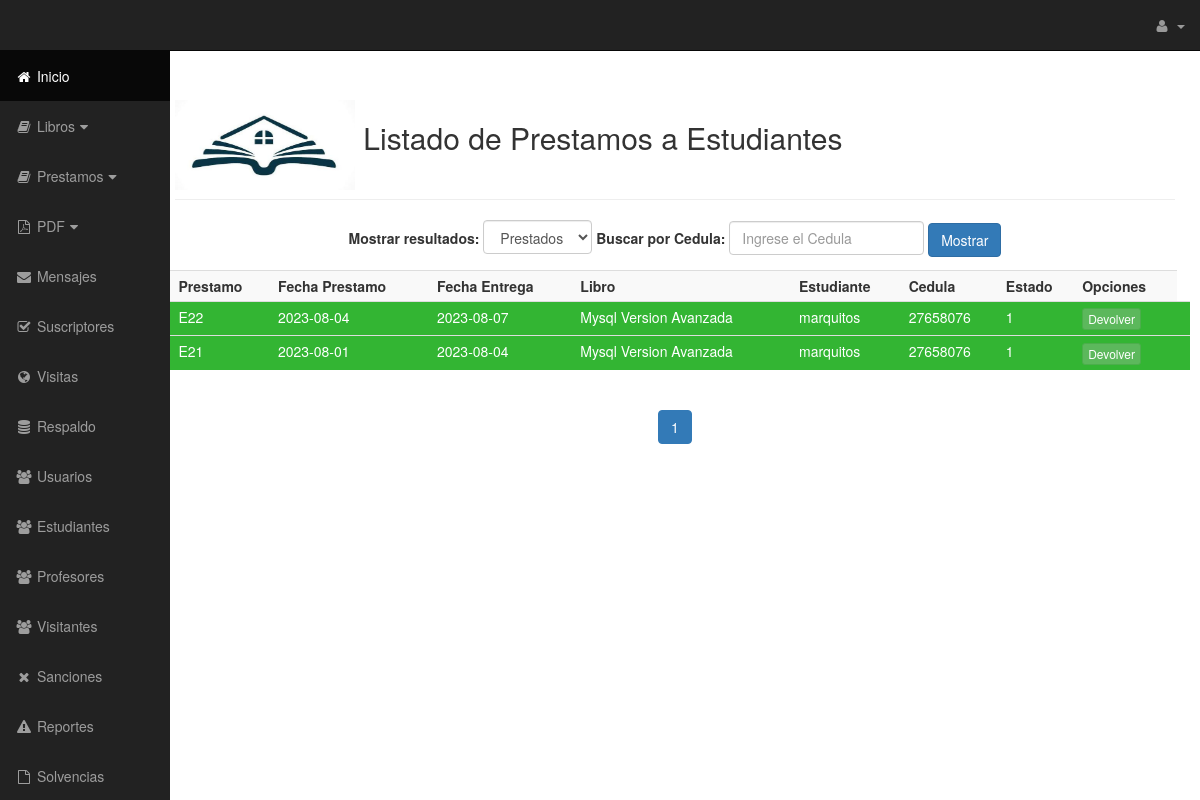
Page /admin/Lista_prestamos_libros.php (signed in) on the committed database.
### tables this page shows
CREATE TABLE `prestamo_libro` (
  `id_prestamo` int(100) NOT NULL AUTO_INCREMENT,
  `fecha_prestamo` date NOT NULL,
  `fecha_entrega` date NOT NULL,
  `id_libro` int(10) NOT NULL,
  `id_usuario_estudiante` int(10) NOT NULL,
  `estado` int(10) NOT NULL,
  PRIMARY KEY (`id_prestamo`),
  KEY `id_libro` (`id_libro`),
  KEY `id_usuario_estudiante` (`id_usuario_estudiante`),
  CONSTRAINT `prestamo_libro_ibfk_1` FOREIGN KEY (`id_libro`) REFERENCES `libros` (`id_libro`),
  CONSTRAINT `prestamo_libro_ibfk_2` FOREIGN KEY (`id_usuario_estudiante`) REFERENCES `usuario_estudiante` (`id_usuario_estudiante`)
);

CREATE TABLE `libros` (
  `id_libro` int(10) NOT NULL AUTO_INCREMENT,
  `foto` varchar(50) DEFAULT NULL,
  `nombre` varchar(255) NOT NULL,
  `descripcion` varchar(255) NOT NULL,
  `disponible` varchar(2) NOT NULL,
  `id_categoria` int(10) NOT NULL,
  `id_subcategoria` int(10) NOT NULL,
  `id_proveedor` int(10) NOT NULL,
  `fecha_ingreso` date DEFAULT NULL,
  `url_descarga` varchar(250) DEFAULT NULL,
  PRIMARY KEY (`id_libro`),
  KEY `id_categoria` (`id_categoria`),
  KEY `id_proveedor` (`id_proveedor`),
  CONSTRAINT `libros_ibfk_1` FOREIGN KEY (`id_categoria`) REFERENCES `categorias` (`id_categoria`),
  CONSTRAINT `libros_ibfk_2` FOREIGN KEY (`id_proveedor`) REFERENCES `proveedor` (`id_proveedor`)
);

CREATE TABLE `usuario_estudiante` (
  `id_usuario_estudiante` int(10) NOT NULL AUTO_INCREMENT,
  `carnet` varchar(15) NOT NULL,
  `nombre` varchar(40) NOT NULL,
  `apellidos` varchar(40) NOT NULL,
  `email` varchar(30) NOT NULL,
  `anio` varchar(10) NOT NULL,
  `carrera` varchar(30) NOT NULL,
  PRIMARY KEY (`id_usuario_estudiante`)
);

### admin/Lista_prestamos_libros.php (the view, shortened to what this page needs)
<?php
include("conexion.php");
if (isset($_SESSION['user'])) { ?>
    <!DOCTYPE html>
    <html lang="en">
    <head>
        <link href="css/bootstrap.min.css" rel="stylesheet">
        <link href="css/sb-admin.css" rel="stylesheet">
        <link href="css/morris.css" rel="stylesheet">
        <link href="font-awesome/css/font-awesome.min.css" rel="stylesheet" type="text/css">
    </head>
    <body>
        <?php include('navegacion.php'); ?>
        <div id="page-wrapper">
            <div class="container-fluid">
                <div class="row">
                    <div class="col-lg-12">
                        <h2 class="page-header">
                            <small><img src="images/logo1.jpeg" width=180px height=90px></small> Listado de Prestamos a Estudiantes
                        </h2>
                    </div>
                </div>
                <div class='row'>
                    <div align="center">
                        <section style="text-align: center;">
                            <form method="post" action="">
                                <label for="estado"><b>Mostrar resultados:</b></label>
                                <div class="form-group" style="display: inline-block;">
                                    <select name="estado" id="estado" class="form-control">
                                        <option value="1">Prestados</option>
                                    </select>
                                </div>
                                <label for="carnet"><b>Buscar por Cedula:</b></label>
                                <div class="form-group" style="display: inline-block;">
                                    <input type="text" name="carnet" id="carnet" class="form-control" placeholder="Ingrese el Cedula">
                                </div>
                                <input type="submit" value="Mostrar" class="btn btn-primary">
                            </form>
                        </section>
                        <?php
                        $query_total = "SELECT COUNT(*) AS total FROM prestamo_libro";
                        $resultado_total = mysqli_query($con, $query_total) or die(mysqli_error($con));
                        $fila_total = mysqli_fetch_assoc($resultado_total);
                        $total_registros = $fila_total['total'];
                        $registros_por_pagina = 10;
                        $total_paginas = ceil($total_registros / $registros_por_pagina);
                        $pagina_actual = isset($_GET['pagina']) ? $_GET['pagina'] : 1;
                        $inicio = ($pagina_actual - 1) * $registros_por_pagina;
                        $query = "SELECT prestamo_libro.id_prestamo AS prestamo, libros.disponible AS disponible, prestamo_libro.fecha_prestamo AS fecha1, prestamo_libro.fecha_entrega AS fecha2,
                libros.nombre AS nombre, usuario_estudiante.nombre AS estudiante, usuario_estudiante.carnet AS carnet,
                prestamo_libro.estado AS estado
                FROM prestamo_libro
                INNER JOIN libros ON prestamo_libro.id_libro = libros.id_libro
                INNER JOIN usuario_estudiante ON prestamo_libro.id_usuario_estudiante = usuario_estudiante.id_usuario_estudiante";
                        $query .= " ORDER BY prestamo_libro.estado DESC LIMIT $inicio, $registros_por_pagina";
                        $registro = mysqli_query($con, $query) or die(mysqli_error($con));
                        echo '<table width="900" class="table table-striped table-condensed table-hover">
                    <tr>
                        <th></th>
                        <th>Prestamo</th>
                        <th>Fecha Prestamo</th>
                        <th>Fecha Entrega</th>
                        <th>Libro</th>
                        <th>Estudiante</th>
                        <th>Cedula</th>
                        <th>Estado</th>
                        <th>Opciones</th>
                    </tr>';
                        if (mysqli_num_rows($registro) > 0) {
                            while ($registro2 = mysqli_fetch_assoc($registro)) {
                                $estado = $registro2['estado'];
                                echo '<tr';
                                switch ($estado) {
                                    case 1:
                                        echo ' style="background:rgba(0, 163, 0, 0.8); color:white;"';
                                        break;
                                }
                                echo '>
                                    <td> </td>
                                    <td>' . "E" . $registro2['prestamo'] . '</td>
                                    <td>' . $registro2['fecha1'] . '</td>
                                    <td>' . $registro2['fecha2'] . '</td>
                                    <td>' . $registro2['nombre'] . '</td>
                                    <td>' . $registro2['estudiante'] . '</td>
                                    <td>' . $registro2['carnet'] . '</td>
                                    <td>' . $registro2['estado'] . '</td>';
                                if ($estado == 1) {
                                    echo '<td>
                                        <button class="btn btn-success btn-xs" data-toggle="modal" data-target="#devolverModal-' . $registro2['prestamo'] . '">Devolver</button>
                                        <div class="modal fade" id="devolverModal-' . $registro2['prestamo'] . '" tabindex="-1" role="dialog" aria-labelledby="devolverModalLabel-' . $registro2['prestamo'] . '">
                                                        <h4 class="modal-title" id="devolverModalLabel-' . $registro2['prestamo'] . '" style="color:black">Detalles de la entrega</h4>
                                                        <form method="post" action="prestamos_libros/devolver_libro.php?id=' . $registro2['prestamo'] . '"">
                                                                <label for="estado-select-' . $registro2['prestamo'] . '"style="color:black">Libro en buen estado?:</label>
                                                                <select name="estado" id="estado-select-' . $registro2['prestamo'] . '" class="form-control">
                                                                </select>
                                                                <label for="fecha-input-' . $registro2['prestamo'] . '" style="color:black">Fecha de entrega:</label>
                                                                <input type="date" name="fecha_entregaa" id="fecha-input-' . $registro2['prestamo'] . '" class="form-control" value="' . date("Y-m-d") . '" readonly>
                                                            <input type="hidden" name="id_prestamo" value="' . $registro2['prestamo'] . '">
                                                        </form>
                                        </div>
                                    </td>
                                    <td></td>
                                   </tr>';
                                }
                            }
                        } else {
                            '<tr><script>
    Swal.fire("No hay resultados que mostrar!")</script></tr>';
                        }
                        echo '</table>';
                        echo '<div class="text-center">
                                <ul class="pagination">';
                        for ($i = 1; $i <= $total_paginas; $i++) {
                            if ($i == $pagina_actual) {
                                echo '<li class="active"><a href="#">' . $i . '</a></li>';
                            } else {
                                echo '<li><a href="?pagina=' . $i . '">' . $i . '</a></li>';
                            }
                        }
                        echo '</ul>
                            </div>';
                        ?>
                    </div>
                </div>
            </div>
        </div>
    </body>
    </html>
<?php } ?>

### admin/css/sb-admin.css (style rules this page uses)
body { margin-top: 100px; background-color: #fff; }
@media (min-width:768px) { body { margin-top: 50px; } }
#page-wrapper { width: 100%; padding: 0; background-color: #fff; }
@media (min-width:768px) { #page-wrapper { padding: 10px; } }

### admin/css/morris.css (style rules this page uses)
.pagination>li>a, .pagination>li>span { position: relative; float: left; padding: 6px 12px; line-height: 1.42857143; text-decoration: none; color: #428bca; background-color: #fff; border: 1px solid #ddd; margin-left: -1px; }

### rows in the picture
prestamo_libro: id_prestamo "22", fecha_prestamo "2023-08-04", fecha_entrega "2023-08-07", id_libro.nombre "Mysql Version Avanzada", id_usuario_estudiante.nombre "marquitos", id_usuario_estudiante.carnet "27658076", estado "1"
prestamo_libro: id_prestamo "21", fecha_prestamo "2023-08-01", fecha_entrega "2023-08-04", id_libro.nombre "Mysql Version Avanzada", id_usuario_estudiante.nombre "marquitos", id_usuario_estudiante.carnet "27658076", estado "1"
